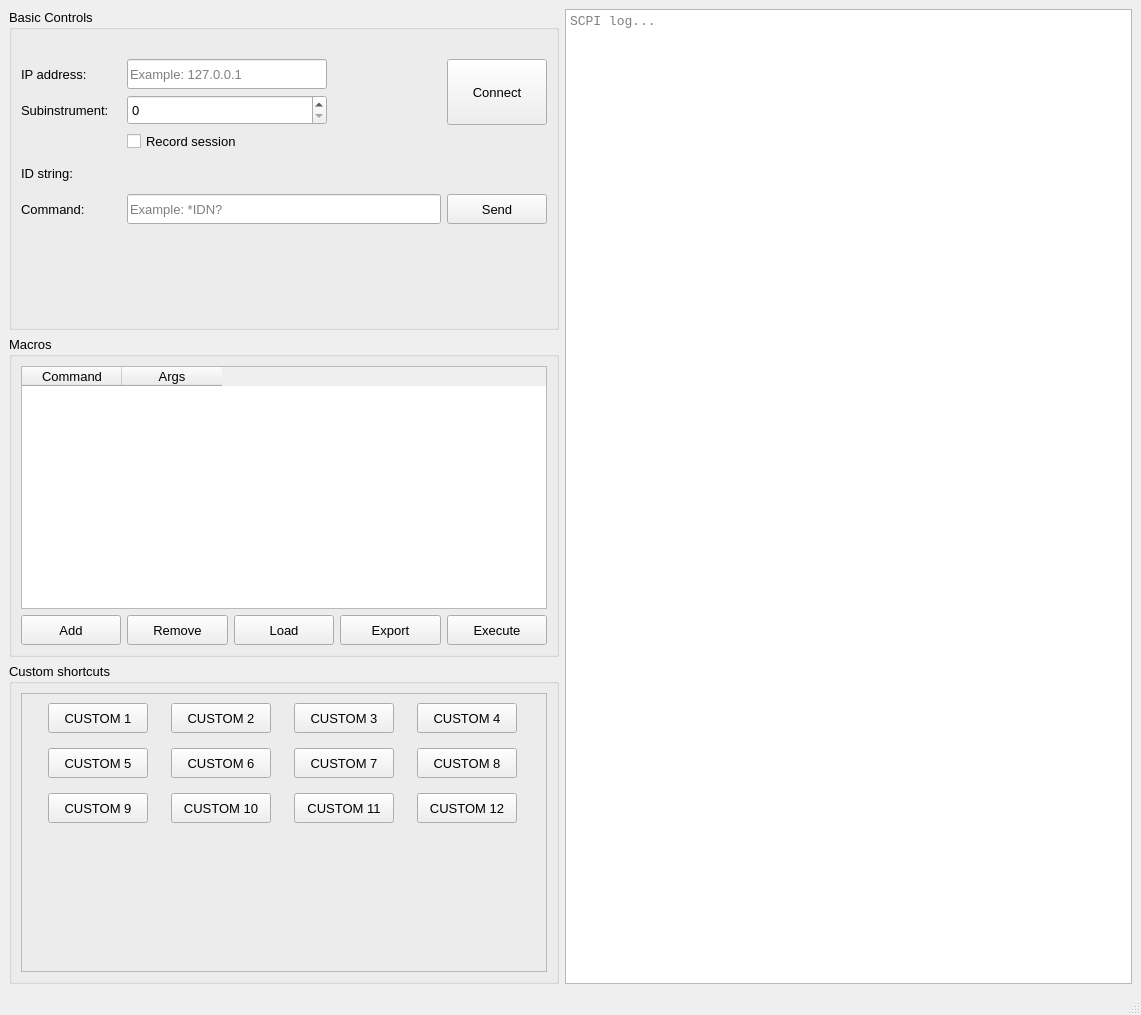
<?xml version="1.0" encoding="UTF-8"?>
<ui version="4.0">
 <class>MainWindow</class>
 <widget class="QMainWindow" name="MainWindow">
  <property name="geometry">
   <rect>
    <x>0</x>
    <y>0</y>
    <width>1141</width>
    <height>1015</height>
   </rect>
  </property>
  <property name="windowTitle">
   <string>SCPI Terminal</string>
  </property>
  <widget class="QWidget" name="centralwidget">
   <layout class="QGridLayout" name="gridLayout">
    <item row="1" column="0">
     <widget class="QGroupBox" name="groupBox_2">
      <property name="sizePolicy">
       <sizepolicy hsizetype="Preferred" vsizetype="Expanding">
        <horstretch>0</horstretch>
        <verstretch>0</verstretch>
       </sizepolicy>
      </property>
      <property name="minimumSize">
       <size>
        <width>0</width>
        <height>250</height>
       </size>
      </property>
      <property name="maximumSize">
       <size>
        <width>550</width>
        <height>16777215</height>
       </size>
      </property>
      <property name="font">
       <font>
        <pointsize>10</pointsize>
       </font>
      </property>
      <property name="title">
       <string>Macros</string>
      </property>
      <layout class="QGridLayout" name="gridLayout_3">
       <item row="0" column="0" colspan="5">
        <widget class="QTableWidget" name="tbl_macros">
         <column>
          <property name="text">
           <string>Command</string>
          </property>
         </column>
         <column>
          <property name="text">
           <string>Args</string>
          </property>
         </column>
        </widget>
       </item>
       <item row="1" column="0">
        <widget class="QPushButton" name="macro_add">
         <property name="minimumSize">
          <size>
           <width>0</width>
           <height>30</height>
          </size>
         </property>
         <property name="maximumSize">
          <size>
           <width>16777215</width>
           <height>30</height>
          </size>
         </property>
         <property name="text">
          <string>Add</string>
         </property>
        </widget>
       </item>
       <item row="1" column="1">
        <widget class="QPushButton" name="macro_remove">
         <property name="minimumSize">
          <size>
           <width>0</width>
           <height>30</height>
          </size>
         </property>
         <property name="maximumSize">
          <size>
           <width>16777215</width>
           <height>30</height>
          </size>
         </property>
         <property name="text">
          <string>Remove</string>
         </property>
        </widget>
       </item>
       <item row="1" column="2">
        <widget class="QPushButton" name="macro_load">
         <property name="minimumSize">
          <size>
           <width>0</width>
           <height>30</height>
          </size>
         </property>
         <property name="maximumSize">
          <size>
           <width>16777215</width>
           <height>30</height>
          </size>
         </property>
         <property name="text">
          <string>Load</string>
         </property>
        </widget>
       </item>
       <item row="1" column="3">
        <widget class="QPushButton" name="macro_export">
         <property name="minimumSize">
          <size>
           <width>0</width>
           <height>30</height>
          </size>
         </property>
         <property name="maximumSize">
          <size>
           <width>16777215</width>
           <height>30</height>
          </size>
         </property>
         <property name="text">
          <string>Export</string>
         </property>
        </widget>
       </item>
       <item row="1" column="4">
        <widget class="QPushButton" name="macro_execute">
         <property name="minimumSize">
          <size>
           <width>0</width>
           <height>30</height>
          </size>
         </property>
         <property name="maximumSize">
          <size>
           <width>16777215</width>
           <height>30</height>
          </size>
         </property>
         <property name="text">
          <string>Execute</string>
         </property>
        </widget>
       </item>
      </layout>
     </widget>
    </item>
    <item row="2" column="0">
     <widget class="QGroupBox" name="groupBox_3">
      <property name="minimumSize">
       <size>
        <width>0</width>
        <height>250</height>
       </size>
      </property>
      <property name="maximumSize">
       <size>
        <width>550</width>
        <height>16777215</height>
       </size>
      </property>
      <property name="font">
       <font>
        <pointsize>10</pointsize>
       </font>
      </property>
      <property name="title">
       <string>Custom shortcuts</string>
      </property>
      <layout class="QVBoxLayout" name="verticalLayout">
       <item>
        <widget class="QFrame" name="frame">
         <property name="frameShape">
          <enum>QFrame::StyledPanel</enum>
         </property>
         <property name="frameShadow">
          <enum>QFrame::Raised</enum>
         </property>
         <layout class="QGridLayout" name="gridLayout_2">
          <property name="verticalSpacing">
           <number>15</number>
          </property>
          <item row="1" column="2">
           <widget class="QPushButton" name="cbtn7">
            <property name="minimumSize">
             <size>
              <width>100</width>
              <height>30</height>
             </size>
            </property>
            <property name="maximumSize">
             <size>
              <width>100</width>
              <height>30</height>
             </size>
            </property>
            <property name="text">
             <string>CUSTOM 7</string>
            </property>
           </widget>
          </item>
          <item row="0" column="2">
           <widget class="QPushButton" name="cbtn3">
            <property name="minimumSize">
             <size>
              <width>100</width>
              <height>30</height>
             </size>
            </property>
            <property name="maximumSize">
             <size>
              <width>100</width>
              <height>30</height>
             </size>
            </property>
            <property name="text">
             <string>CUSTOM 3</string>
            </property>
           </widget>
          </item>
          <item row="0" column="0">
           <widget class="QPushButton" name="cbtn1">
            <property name="minimumSize">
             <size>
              <width>100</width>
              <height>30</height>
             </size>
            </property>
            <property name="maximumSize">
             <size>
              <width>100</width>
              <height>30</height>
             </size>
            </property>
            <property name="text">
             <string>CUSTOM 1</string>
            </property>
           </widget>
          </item>
          <item row="0" column="3">
           <widget class="QPushButton" name="cbtn4">
            <property name="minimumSize">
             <size>
              <width>100</width>
              <height>30</height>
             </size>
            </property>
            <property name="maximumSize">
             <size>
              <width>100</width>
              <height>30</height>
             </size>
            </property>
            <property name="text">
             <string>CUSTOM 4</string>
            </property>
           </widget>
          </item>
          <item row="1" column="1">
           <widget class="QPushButton" name="cbtn6">
            <property name="minimumSize">
             <size>
              <width>100</width>
              <height>30</height>
             </size>
            </property>
            <property name="maximumSize">
             <size>
              <width>100</width>
              <height>30</height>
             </size>
            </property>
            <property name="text">
             <string>CUSTOM 6</string>
            </property>
           </widget>
          </item>
          <item row="3" column="1">
           <spacer name="verticalSpacer">
            <property name="orientation">
             <enum>Qt::Vertical</enum>
            </property>
            <property name="sizeHint" stdset="0">
             <size>
              <width>20</width>
              <height>40</height>
             </size>
            </property>
           </spacer>
          </item>
          <item row="0" column="1">
           <widget class="QPushButton" name="cbtn2">
            <property name="minimumSize">
             <size>
              <width>100</width>
              <height>30</height>
             </size>
            </property>
            <property name="maximumSize">
             <size>
              <width>100</width>
              <height>30</height>
             </size>
            </property>
            <property name="text">
             <string>CUSTOM 2</string>
            </property>
           </widget>
          </item>
          <item row="1" column="0">
           <widget class="QPushButton" name="cbtn5">
            <property name="minimumSize">
             <size>
              <width>100</width>
              <height>30</height>
             </size>
            </property>
            <property name="maximumSize">
             <size>
              <width>100</width>
              <height>30</height>
             </size>
            </property>
            <property name="text">
             <string>CUSTOM 5</string>
            </property>
           </widget>
          </item>
          <item row="1" column="3">
           <widget class="QPushButton" name="cbtn8">
            <property name="minimumSize">
             <size>
              <width>100</width>
              <height>30</height>
             </size>
            </property>
            <property name="maximumSize">
             <size>
              <width>100</width>
              <height>30</height>
             </size>
            </property>
            <property name="text">
             <string>CUSTOM 8</string>
            </property>
           </widget>
          </item>
          <item row="2" column="0">
           <widget class="QPushButton" name="cbtn9">
            <property name="minimumSize">
             <size>
              <width>100</width>
              <height>30</height>
             </size>
            </property>
            <property name="maximumSize">
             <size>
              <width>100</width>
              <height>30</height>
             </size>
            </property>
            <property name="text">
             <string>CUSTOM 9</string>
            </property>
           </widget>
          </item>
          <item row="2" column="1">
           <widget class="QPushButton" name="cbtn10">
            <property name="minimumSize">
             <size>
              <width>100</width>
              <height>30</height>
             </size>
            </property>
            <property name="maximumSize">
             <size>
              <width>100</width>
              <height>30</height>
             </size>
            </property>
            <property name="text">
             <string>CUSTOM 10</string>
            </property>
           </widget>
          </item>
          <item row="2" column="2">
           <widget class="QPushButton" name="cbtn11">
            <property name="minimumSize">
             <size>
              <width>100</width>
              <height>30</height>
             </size>
            </property>
            <property name="maximumSize">
             <size>
              <width>100</width>
              <height>30</height>
             </size>
            </property>
            <property name="text">
             <string>CUSTOM 11</string>
            </property>
           </widget>
          </item>
          <item row="2" column="3">
           <widget class="QPushButton" name="cbtn12">
            <property name="minimumSize">
             <size>
              <width>100</width>
              <height>30</height>
             </size>
            </property>
            <property name="maximumSize">
             <size>
              <width>100</width>
              <height>30</height>
             </size>
            </property>
            <property name="text">
             <string>CUSTOM 12</string>
            </property>
           </widget>
          </item>
         </layout>
        </widget>
       </item>
      </layout>
     </widget>
    </item>
    <item row="0" column="1" rowspan="3">
     <widget class="QTextEdit" name="console">
      <property name="sizePolicy">
       <sizepolicy hsizetype="Preferred" vsizetype="Preferred">
        <horstretch>0</horstretch>
        <verstretch>0</verstretch>
       </sizepolicy>
      </property>
      <property name="font">
       <font>
        <family>Courier New</family>
        <pointsize>10</pointsize>
       </font>
      </property>
      <property name="html">
       <string>&lt;!DOCTYPE HTML PUBLIC &quot;-//W3C//DTD HTML 4.0//EN&quot; &quot;http://www.w3.org/TR/REC-html40/strict.dtd&quot;&gt;
&lt;html&gt;&lt;head&gt;&lt;meta name=&quot;qrichtext&quot; content=&quot;1&quot; /&gt;&lt;style type=&quot;text/css&quot;&gt;
p, li { white-space: pre-wrap; }
&lt;/style&gt;&lt;/head&gt;&lt;body style=&quot; font-family:'Courier New'; font-size:10pt; font-weight:400; font-style:normal;&quot;&gt;
&lt;p style=&quot;-qt-paragraph-type:empty; margin-top:0px; margin-bottom:0px; margin-left:0px; margin-right:0px; -qt-block-indent:0; text-indent:0px;&quot;&gt;&lt;br /&gt;&lt;/p&gt;&lt;/body&gt;&lt;/html&gt;</string>
      </property>
      <property name="placeholderText">
       <string>SCPI log...</string>
      </property>
     </widget>
    </item>
    <item row="0" column="0">
     <widget class="QGroupBox" name="groupBox">
      <property name="minimumSize">
       <size>
        <width>0</width>
        <height>250</height>
       </size>
      </property>
      <property name="maximumSize">
       <size>
        <width>550</width>
        <height>16777215</height>
       </size>
      </property>
      <property name="font">
       <font>
        <pointsize>10</pointsize>
       </font>
      </property>
      <property name="title">
       <string>Basic Controls</string>
      </property>
      <layout class="QGridLayout" name="gridLayout_4">
       <item row="4" column="1" colspan="4">
        <widget class="QLabel" name="lbl_idstring">
         <property name="minimumSize">
          <size>
           <width>0</width>
           <height>30</height>
          </size>
         </property>
         <property name="maximumSize">
          <size>
           <width>16777215</width>
           <height>30</height>
          </size>
         </property>
         <property name="text">
          <string/>
         </property>
        </widget>
       </item>
       <item row="5" column="1" colspan="3">
        <widget class="QLineEdit" name="txt_command">
         <property name="minimumSize">
          <size>
           <width>0</width>
           <height>30</height>
          </size>
         </property>
         <property name="maximumSize">
          <size>
           <width>16777215</width>
           <height>30</height>
          </size>
         </property>
         <property name="placeholderText">
          <string>Example: *IDN?</string>
         </property>
        </widget>
       </item>
       <item row="0" column="0">
        <spacer name="verticalSpacer_3">
         <property name="orientation">
          <enum>Qt::Vertical</enum>
         </property>
         <property name="sizeType">
          <enum>QSizePolicy::Fixed</enum>
         </property>
         <property name="sizeHint" stdset="0">
          <size>
           <width>20</width>
           <height>20</height>
          </size>
         </property>
        </spacer>
       </item>
       <item row="4" column="0">
        <widget class="QLabel" name="label_2">
         <property name="minimumSize">
          <size>
           <width>0</width>
           <height>30</height>
          </size>
         </property>
         <property name="maximumSize">
          <size>
           <width>16777215</width>
           <height>30</height>
          </size>
         </property>
         <property name="text">
          <string>ID string:</string>
         </property>
        </widget>
       </item>
       <item row="2" column="1">
        <widget class="QSpinBox" name="sbx_subinstr">
         <property name="minimumSize">
          <size>
           <width>0</width>
           <height>30</height>
          </size>
         </property>
         <property name="maximumSize">
          <size>
           <width>16777215</width>
           <height>30</height>
          </size>
         </property>
        </widget>
       </item>
       <item row="1" column="4" rowspan="2">
        <widget class="QPushButton" name="btn_connect">
         <property name="minimumSize">
          <size>
           <width>100</width>
           <height>30</height>
          </size>
         </property>
         <property name="maximumSize">
          <size>
           <width>100</width>
           <height>100</height>
          </size>
         </property>
         <property name="text">
          <string>Connect</string>
         </property>
        </widget>
       </item>
       <item row="2" column="0">
        <widget class="QLabel" name="label_4">
         <property name="minimumSize">
          <size>
           <width>0</width>
           <height>30</height>
          </size>
         </property>
         <property name="maximumSize">
          <size>
           <width>16777215</width>
           <height>30</height>
          </size>
         </property>
         <property name="text">
          <string>Subinstrument:</string>
         </property>
        </widget>
       </item>
       <item row="1" column="0">
        <widget class="QLabel" name="label">
         <property name="minimumSize">
          <size>
           <width>100</width>
           <height>30</height>
          </size>
         </property>
         <property name="maximumSize">
          <size>
           <width>100</width>
           <height>30</height>
          </size>
         </property>
         <property name="text">
          <string>IP address:</string>
         </property>
        </widget>
       </item>
       <item row="1" column="1">
        <widget class="QLineEdit" name="txt_ip">
         <property name="minimumSize">
          <size>
           <width>0</width>
           <height>30</height>
          </size>
         </property>
         <property name="maximumSize">
          <size>
           <width>200</width>
           <height>30</height>
          </size>
         </property>
         <property name="placeholderText">
          <string>Example: 127.0.0.1</string>
         </property>
        </widget>
       </item>
       <item row="5" column="4">
        <widget class="QPushButton" name="btn_send">
         <property name="minimumSize">
          <size>
           <width>100</width>
           <height>30</height>
          </size>
         </property>
         <property name="maximumSize">
          <size>
           <width>100</width>
           <height>30</height>
          </size>
         </property>
         <property name="text">
          <string>Send</string>
         </property>
        </widget>
       </item>
       <item row="5" column="0">
        <widget class="QLabel" name="label_3">
         <property name="minimumSize">
          <size>
           <width>100</width>
           <height>30</height>
          </size>
         </property>
         <property name="maximumSize">
          <size>
           <width>100</width>
           <height>30</height>
          </size>
         </property>
         <property name="text">
          <string>Command:</string>
         </property>
        </widget>
       </item>
       <item row="6" column="1">
        <spacer name="verticalSpacer_2">
         <property name="orientation">
          <enum>Qt::Vertical</enum>
         </property>
         <property name="sizeHint" stdset="0">
          <size>
           <width>20</width>
           <height>40</height>
          </size>
         </property>
        </spacer>
       </item>
       <item row="3" column="1">
        <widget class="QCheckBox" name="chk_record">
         <property name="text">
          <string>Record session</string>
         </property>
        </widget>
       </item>
      </layout>
     </widget>
    </item>
   </layout>
  </widget>
  <widget class="QMenuBar" name="menubar">
   <property name="geometry">
    <rect>
     <x>0</x>
     <y>0</y>
     <width>1141</width>
     <height>21</height>
    </rect>
   </property>
  </widget>
  <widget class="QStatusBar" name="statusbar"/>
 </widget>
 <resources/>
 <connections/>
</ui>
